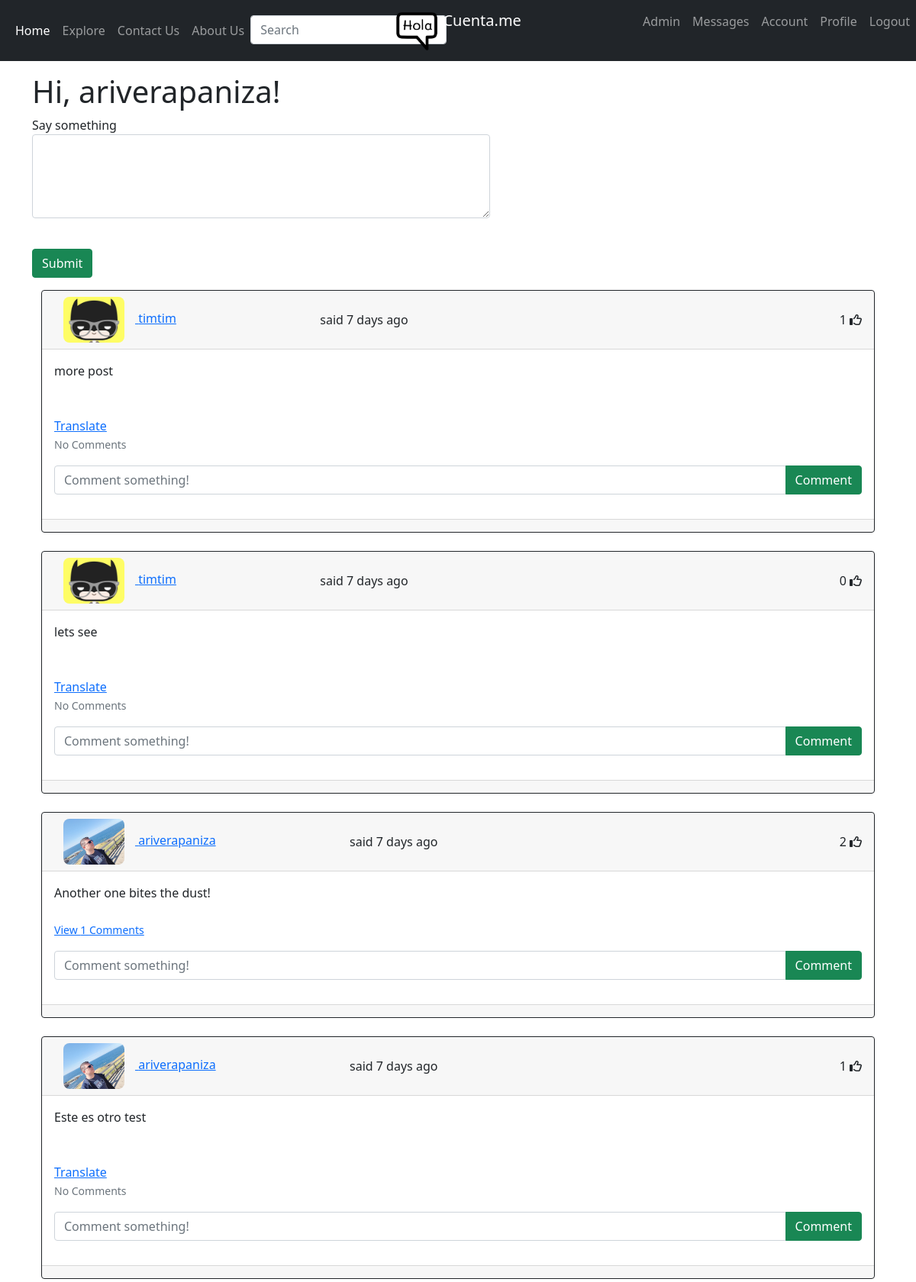
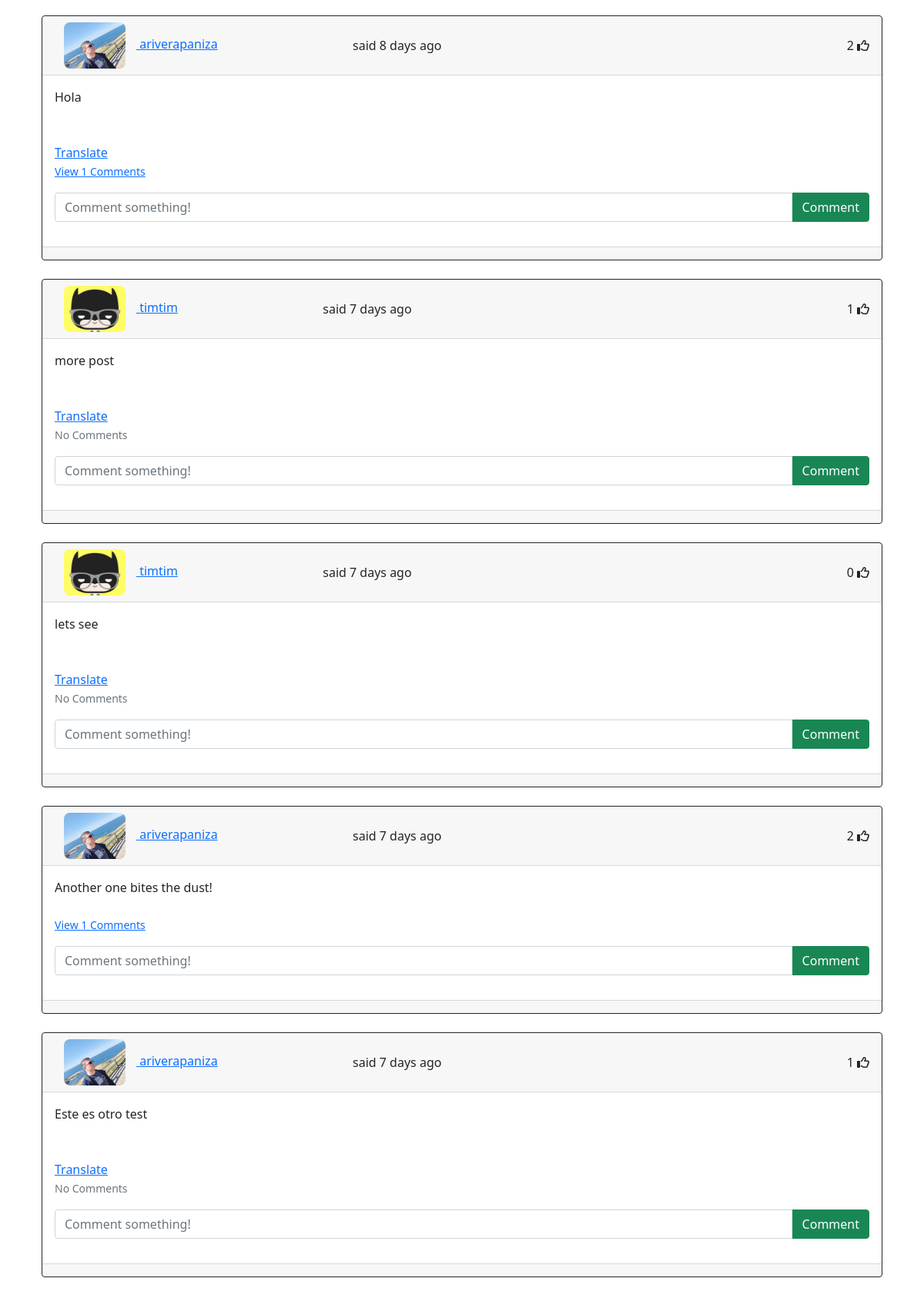
The page /index (signed in, upper part) on the database its author committed (2 pictures, top to bottom).
### app/models.py (models this page shows, shortened)
class SearchableMixin(object):
    @classmethod
    def before_commit(cls, session):
        session._changes = {
            'add': list(session.new),
            'update': list(session.dirty),
            'delete': list(session.deleted)
        }
    @classmethod
    def after_commit(cls, session):
        for obj in session._changes['add']:
            if isinstance(obj, SearchableMixin):
                add_to_index(obj.__tablename__, obj)
        for obj in session._changes['update']:
            if isinstance(obj, SearchableMixin):
                add_to_index(obj.__tablename__, obj)
        for obj in session._changes['delete']:
            if isinstance(obj, SearchableMixin):
                remove_from_index(obj.__tablename__, obj)
        session._changes = None

class User(UserMixin, SearchableMixin, db.Model):      # Added SearchableMixin
    __searchable__ = ['username']    # Added
    id = db.Column(db.Integer, primary_key=True)
    username = db.Column(db.String(64), index=True, unique=True)
    firstname = db.Column(db.String(20), unique=False, nullable = True)  # Added   Changed nullable to False
    lastname = db.Column(db.String(20), unique=False, nullable = True)   # Added   Changed nullable to False
    email = db.Column(db.String(120), index=True, unique=True)
    image_file = db.Column(db.String(120), nullable=False, default='default.jpg')   # Added
    date_created = db.Column(db.DateTime, default=datetime.utcnow)        # Added
    password_hash = db.Column(db.String(128))
    posts = db.relationship('Post', backref='author', lazy='dynamic')
    about_me = db.Column(db.String(140))
    last_seen = db.Column(db.DateTime, default=datetime.utcnow)
    followed = db.relationship(
        'User', secondary=followers,
        primaryjoin=(followers.c.follower_id == id),
        secondaryjoin=(followers.c.followed_id == id),
        backref=db.backref('followers', lazy='dynamic'), lazy='dynamic')
    messages_sent = db.relationship('Message',
                                    foreign_keys='Message.sender_id',
                                    backref='author', lazy='dynamic')
    messages_received = db.relationship('Message',
                                        foreign_keys='Message.recipient_id',
                                        backref='recipient', lazy='dynamic')
    last_message_read_time = db.Column(db.DateTime)
    notifications = db.relationship('Notification', backref='user',
                                    lazy='dynamic')
    comments = db.relationship('Comment', backref='user', passive_deletes=True)  # Added
    likes = db.relationship('Like', backref='user', passive_deletes=True)        # Added
    is_admin = db.Column(db.Boolean, default=False)        # Added
    def followed_posts(self):
        followed = Post.query.join(
            followers, (followers.c.followed_id == Post.user_id)).filter(
                followers.c.follower_id == self.id)
        own = Post.query.filter_by(user_id=self.id)
        return followed.union(own).order_by(Post.timestamp.desc())
    def new_messages(self):
        last_read_time = self.last_message_read_time or datetime(1900, 1, 1)
        return Message.query.filter_by(recipient=self).filter(
            Message.timestamp > last_read_time).count()

class Post(SearchableMixin, db.Model):
    __searchable__ = ['body', 'id']
    id = db.Column(db.Integer, primary_key=True)
    body = db.Column(db.String(1400))
    timestamp = db.Column(db.DateTime, index=True, default=datetime.utcnow)
    user_id = db.Column(db.Integer, db.ForeignKey('user.id', ondelete="CASCADE"))    # Added , ondelete="CASCADE"
    language = db.Column(db.String(5))
    comments = db.relationship('Comment', backref='post', passive_deletes=True)   # Added
    likes = db.relationship('Like', backref='post', passive_deletes=True)         # Added

### app/routes.py (the view, shortened to what this page needs)
@app.route('/', methods=['GET', 'POST'])
@app.route('/index', methods=['GET', 'POST'])
@login_required
def index():
    form = PostForm()
    page = request.args.get('page', 1, type=int)
    posts = current_user.followed_posts().paginate(page, app.config['POSTS_PER_PAGE'], False)
    next_url = url_for('index', page=posts.next_num) \
        if posts.has_next else None
    prev_url = url_for('index', page=posts.prev_num) \
        if posts.has_prev else None
    return render_template('index.html', title=_('Home'), form=form, posts=posts.items, user=user, next_url=next_url, prev_url=prev_url)

### app/forms.py
class SearchForm(FlaskForm):
    q = StringField(_l('Search'), validators=[DataRequired()])
    def __init__(self, *args, **kwargs):
        if 'formdata' not in kwargs:
            kwargs['formdata'] = request.args
        if 'csrf_enabled' not in kwargs:
            kwargs['csrf_enabled'] = False
        super(SearchForm, self).__init__(*args, **kwargs)

class PostForm(FlaskForm):
    post = TextAreaField(_l('Say something'), validators=[DataRequired(), Length(min=1, max=600)])
    submit = SubmitField(_l('Submit'))

### app/models.py (called while the page is built)
@login.user_loader
def load_user(id):
    return User.query.get(int(id))

### app/routes.py (called while the page is built)
@app.before_request
def before_request():
    if current_user.is_authenticated:
        current_user.last_seen = datetime.utcnow()
        db.session.commit()
        g.search_form = SearchForm()
    g.locale = str(get_locale())

### app/templates/index.html (shortened to what this page needs)
{% extends "base.html" %}
{% block content %}
  <div class="container mb-3 form-floating">
    <h1>{{ _('Hi, %(username)s!', username=current_user.username) }}</h1>
    {% if form %}
    <form action="" method="post">
        <p>
            {{ form.post.label }}<br>
            {{ form.post(cols=32, rows=4, class="form-control", style="width: 600px;") }}<br>
        </p>
        <p>{{ form.submit(class="btn btn-success") }}</p>
    </form>
    {% endif %}
    {% for post in posts %}
        {% include '_post.html' %}
    {% endfor %}
  </div>
{% endblock %}

### app/templates/_post.html (shortened to what this page needs)
<div id="posts" class="container">
    {% for post in posts %}
    <div class="card border-dark">
      <div class="card-header d-flex justify-content-between align-items-center">
        {{ _('%(username)s said %(when)s', username=user_link, when=moment(post.timestamp).fromNow()) }} </h4> </p>
        <div>
          <span id="likes-count-{{post.id}}">
          {{ post.likes|length }}</span>
          {% if user.id in post.likes|map(attribute="user_id")|list %}
          <i
            class="fas fa-thumbs-up"
            id="like-button-{{post.id}}"
            onclick="like({{post.id}})"
          ></i>
          {% else %}
          <i
            class="far fa-thumbs-up"
            id="like-button-{{post.id}}"
            onclick="like({{post.id}})"
          ></i>
          {% endif %}
        </div>
      </div>
      <div class="card-body">
        <div class="card-text"><span id="post{{ post.id }}">{{ post.body }}</span></div>
        {% if post.language and post.language != g.locale %}
        <br><br>
        <span id="translation{{ post.id }}">
            <a href="javascript:translate(
                        '#post{{ post.id }}',
                        '#translation{{ post.id }}',
                        '{{ post.language }}',
                        '{{ g.locale }}');">{{ _('Translate') }}</a>
        </span>
        {% endif %}
        <br />
        <p class="card-text">
          {% if post.comments|length > 0 %}
          <a data-bs-toggle="collapse" href="#comments-{{post.id}}" role="button">
            <small>View {{post.comments|length}} Comments</small>
          </a>
          {% else %}
          <small class="text-muted">No Comments</small>
          {% endif %}
        </p>
        <form
          class="input-group mb-3"
          method="POST"
          action="/create-comment/{{post.id}}"
        >
          <input
            type="text"
            id="text"
            name="text"
            class="form-control"
            placeholder="Comment something!"
          />
          <button type="submit" class="btn btn-success">Comment</button>
        </form>
      </div>
      <div class="card-footer text-muted">{{post.date_created}}</div>
    </div>
    <br />
    {% endfor %}
  </div>

### app/static/style.css (style rules this page uses)
.account__img-avatar { height: 60px; width: auto; object-fit: cover; border-radius: 8px; margin: 0 14px 0 12px; transition: all 0.5s ease; align-items: center; }

### rows shown on the page
Post: timestamp (placeholder picture), likes|length "1", body "more post", shows "No Comments"
Post: timestamp (placeholder picture), likes|length "0", body "lets see", shows "No Comments"
Post: timestamp (picture), likes|length "2", body "Another one bites the dust!", comments|length "1"
Post: timestamp (picture), likes|length "1", body "Este es otro test", shows "No Comments"
Post: timestamp (picture), likes|length "2", body "Hola", comments|length "1"
